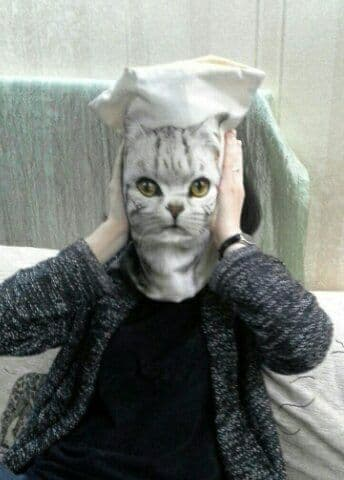
#> input picture visualisation_photo_filtres_HW/i.jpg, 344 x 480 px, found by its file name
$ jupyter execute Pic.ipynb
#> lines starting #> are read from the running program, lines starting #| are printed output that depends on the picture
Задание: Применить 5 фильтров к своей фотке

[cell 1]
from PIL import Image, ImageFilter
import numpy as np
from IPython.display import display
import ipyplot
import matplotlib.pyplot as plt

https://pillow.readthedocs.io/en/stable/ - ссылка на документацию pillow

https://github.com/karolzak/ipyplot - ссылка на документацию ipyplot

[cell 2]
path = '/mnt/c/my_mnt_c/Data/i.jpg'

[cell 3]
im = Image.open(path)
#> im is the input picture: PIL image 344x480 RGB; mean R, G, B 120.1, 125.3, 120.2

[cell 4]
print("Размер изображения: ")
print(im.format, im.size, im.mode)
#| JPEG (344, 480) RGB

[cell 5]
blur = im.filter(ImageFilter.BLUR)
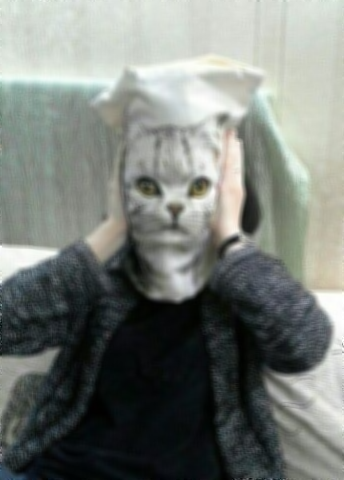
#> blur: PIL image 344x480 RGB; mean R, G, B 120.1, 125.3, 120.2
contour = im.filter(ImageFilter.CONTOUR)
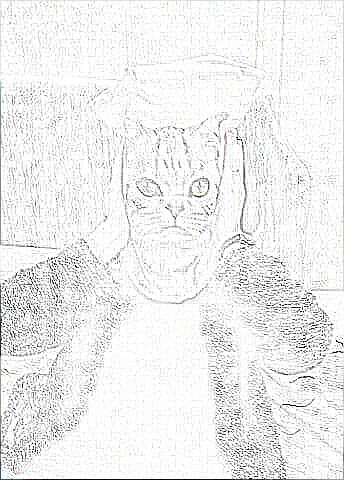
#> contour: PIL image 344x480 RGB; mean R, G, B 238.9, 239, 238.8
detail = im.filter(ImageFilter.DETAIL)
edge_enhance = im.filter(ImageFilter.EDGE_ENHANCE)
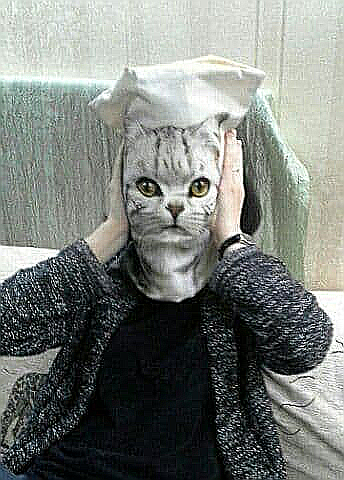
#> edge_enhance: PIL image 344x480 RGB; mean R, G, B 121.5, 126.3, 121.3
edge_enhance_more = im.filter(ImageFilter.EDGE_ENHANCE_MORE)
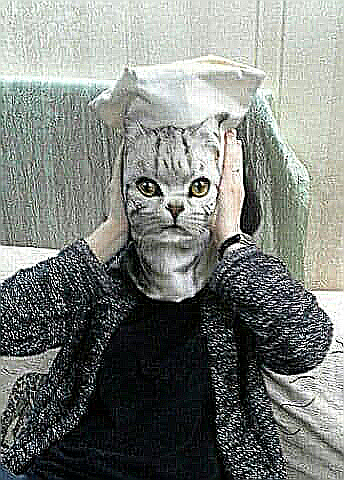
#> edge_enhance_more: PIL image 344x480 RGB; mean R, G, B 123.3, 127.6, 122.8
emboss = im.filter(ImageFilter.EMBOSS)
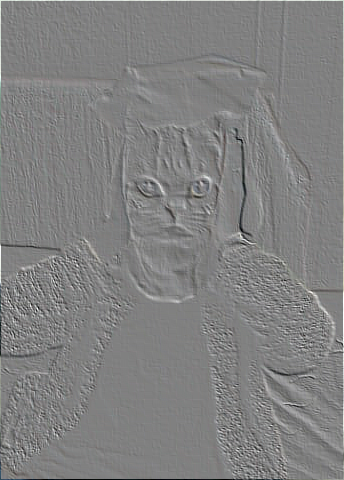
#> emboss: PIL image 344x480 RGB; mean R, G, B 128.8, 128.9, 128.8
find_edges = im.filter(ImageFilter.FIND_EDGES)
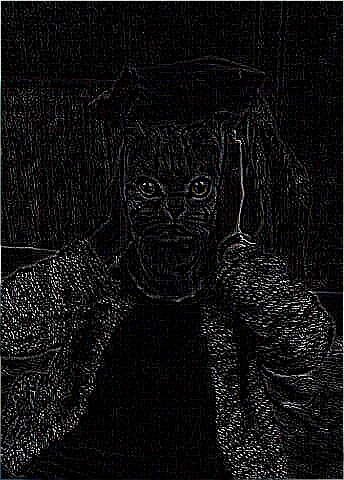
#> find_edges: PIL image 344x480 RGB; mean R, G, B 16.5, 16.5, 16.6
sharpen = im.filter(ImageFilter.SHARPEN)
smooth = im.filter(ImageFilter.SMOOTH)
smooth_more = im.filter(ImageFilter.SMOOTH_MORE)

[cell 6]
images_array = [im,
                blur, contour, detail,
                edge_enhance, edge_enhance_more, emboss,
                find_edges,sharpen,smooth,
                smooth_more]

[cell 7]
labels = ["original",
                "blur", "contour", "detail",
                "edge_enhance", "edge_enhance_more", "emboss",
                "find_edges","sharpen","smooth",
                "smooth_more"]

[cell 8]
ipyplot.plot_images(images_array, labels, max_images=20, img_width=300)
#> (this line was passed over: ipyplot is not available in this run)
